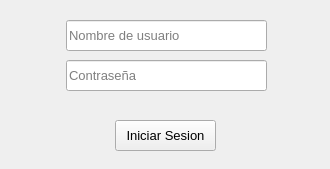
<?xml version="1.0" encoding="UTF-8"?>
<ui version="4.0">
 <class>Form</class>
 <widget class="QWidget" name="Form">
  <property name="geometry">
   <rect>
    <x>0</x>
    <y>0</y>
    <width>330</width>
    <height>169</height>
   </rect>
  </property>
  <property name="windowTitle">
   <string>Iniciar Sesion</string>
  </property>
  <widget class="QLineEdit" name="lineEdit">
   <property name="geometry">
    <rect>
     <x>66</x>
     <y>20</y>
     <width>201</width>
     <height>31</height>
    </rect>
   </property>
   <property name="font">
    <font>
     <family>Segoe UI</family>
     <pointsize>10</pointsize>
    </font>
   </property>
   <property name="placeholderText">
    <string>Nombre de usuario</string>
   </property>
  </widget>
  <widget class="QPushButton" name="pushButton">
   <property name="geometry">
    <rect>
     <x>115</x>
     <y>120</y>
     <width>101</width>
     <height>31</height>
    </rect>
   </property>
   <property name="font">
    <font>
     <family>Segoe UI</family>
     <pointsize>10</pointsize>
    </font>
   </property>
   <property name="text">
    <string>Iniciar Sesion</string>
   </property>
  </widget>
  <widget class="QLineEdit" name="lineEdit_2">
   <property name="geometry">
    <rect>
     <x>66</x>
     <y>60</y>
     <width>201</width>
     <height>31</height>
    </rect>
   </property>
   <property name="font">
    <font>
     <family>Segoe UI</family>
     <pointsize>10</pointsize>
    </font>
   </property>
   <property name="echoMode">
    <enum>QLineEdit::Password</enum>
   </property>
   <property name="placeholderText">
    <string>Contraseña</string>
   </property>
  </widget>
  <widget class="QLabel" name="label">
   <property name="geometry">
    <rect>
     <x>90</x>
     <y>90</y>
     <width>161</width>
     <height>31</height>
    </rect>
   </property>
   <property name="text">
    <string/>
   </property>
  </widget>
 </widget>
 <resources/>
 <connections/>
</ui>
